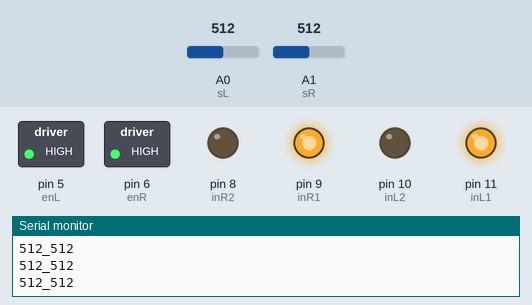
This sketch was run on a simulated Arduino Uno, built with avr-gcc and run on an emulated ATmega328P. Parts: switched loads named in the sketch (green lamp = pin HIGH), output pins drawn as LEDs (lit = HIGH), the last lines printed to the serial monitor. The inputs (shaded band) are chosen by the test bench; at power-on: A0 (sL) = 512, A1 (sR) = 512.

Above: at 1.2 s.
1.3 s: A0 (sL) set to 44
2.8 s: A0 (sL) set to 36
At 4.0 s:
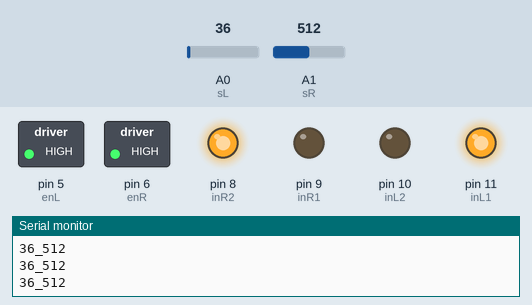
4.3 s: A1 (sR) set to 45
7.3 s: A1 (sR) set to 36
At 8.5 s:
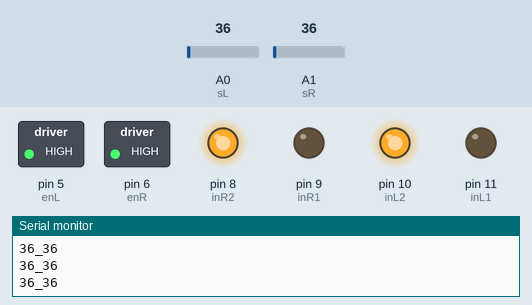
8.8 s: A0 (sL) set to 122
At 9.7 s:
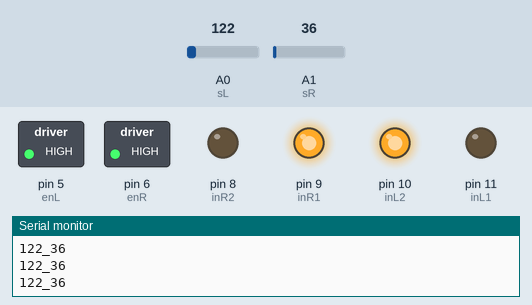
10.3 s: A0 (sL) set to 30
At 10.7 s:
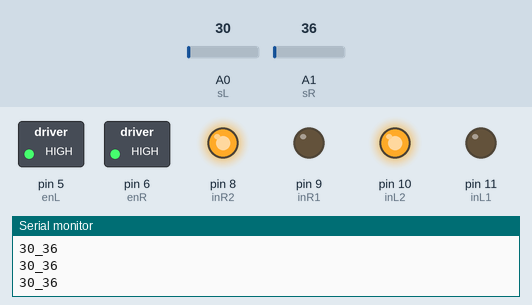
Timing chart, 0 to 12.8 s (numbered marks = the images above; inputs shaded):
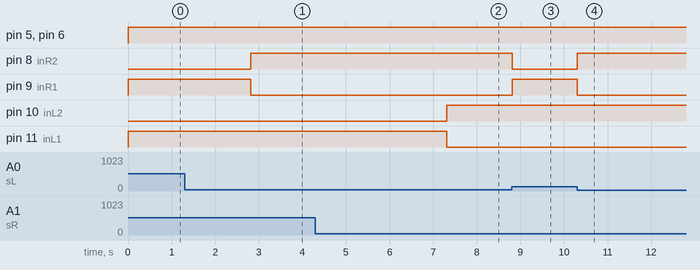

Measured:
- the behaviour switches between 41 and 40 on A0 (sL) (found by bisection; images 0 and 1)
- the behaviour switches between 41 and 40 on A1 (sR) (found by bisection; images 1 and 2)
- after the input at 2.8 s, pin 8 (inR2): LOW → HIGH at once; pin 9 (inR1): HIGH → LOW at once
- after the input at 7.3 s, pin 10 (inL2): LOW → HIGH at once; pin 11 (inL1): HIGH → LOW at once
- after the input at 8.8 s, pin 8 (inR2): HIGH → LOW at once; pin 9 (inR1): LOW → HIGH at once
- after the input at 10.3 s, pin 8 (inR2): LOW → HIGH at once; pin 9 (inR1): HIGH → LOW at once

The sketch:

line_following_robot_test_1.ino
```cpp
//senser
int sL = A0;
int sR = A1;
//pwm
int enL = 5;
int enR = 6;
//Motor
int inR2 = 8;
int inR1 = 9;
int inL2 = 10;
int inL1 = 11;


void setup() {

  Serial.begin(9600);

  pinMode(sL, INPUT);
  pinMode(sR, INPUT);

  pinMode(enL, OUTPUT);
  pinMode(enR, OUTPUT);

  pinMode(inR1, OUTPUT);
  pinMode(inR2, OUTPUT);

  pinMode(inL1, OUTPUT);
  pinMode(inL2, OUTPUT);


}


void loop() {
  int vL = analogRead(A0);
  int vR = analogRead(A1);
  Serial.print(vL);
  Serial.print("_");
  Serial.println(vR);

  analogWrite(enL,255);
  analogWrite(enR,255);


  if (vR > 40) {
    digitalWrite(inL1, HIGH);
    digitalWrite(inL2, LOW);

  } else {
    digitalWrite(inL1, LOW);
    digitalWrite(inL2, HIGH);

  }


  if (vL > 40) {
    digitalWrite(inR1, HIGH);
    digitalWrite(inR2, LOW);

  } else {
    digitalWrite(inR1, LOW);
    digitalWrite(inR2, HIGH);

  }


}
```
